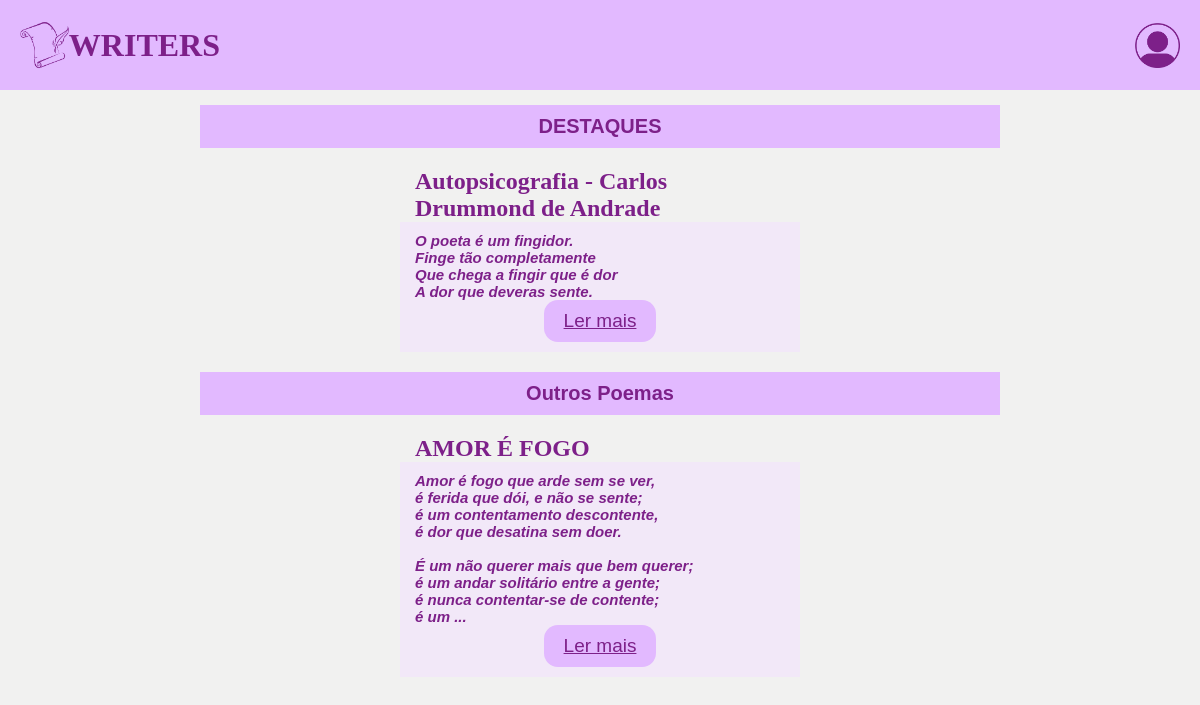
The page /poems/ on the database its author committed.
### writers/models.py (models this page shows, shortened)
class Poem(models.Model):
    title = models.CharField(max_length=100)
    mini_description = models.TextField(max_length=255)
    text = models.TextField(max_length=4000)
    is_published = models.BooleanField(default=True)
    author = models.ForeignKey(Author, on_delete=models.CASCADE)
    users = models.ManyToManyField(User, related_name='saved_poems', blank=True)
    saved = models.BooleanField(default=False)

class Author(models.Model):
    name = models.CharField(max_length=90)
    image = models.ImageField(upload_to='author/cover/%Y/%m/%d/', blank=True, default="")
    bio = models.CharField(max_length=300)
    death = models.CharField(max_length=300)
    date_birth = models.DateField(blank=False)
    date_death = models.DateField(blank=True, default=None)
    is_dead = models.BooleanField(default=False)
    is_poem_author = models.BooleanField(default=False)
    is_book_author = models.BooleanField(default=False)
    is_published = models.BooleanField(default=True)

### writers/views.py (the view)
# urls.py: path("poems/", views.poems, name="poems"),
def poems(request):
    last_poem = Poem.objects.last()
    poem = Poem.objects.all().exclude(id=last_poem.id)
    return render(request, 'writers/poems.html', {'page_title': 'Poems!',
     'poems': poem,
     'last_poem': last_poem,
     })

### writers/templates/writers/poems.html (shortened to what this page needs)
{% load static %}
<!DOCTYPE html>
<html lang="pt-BR">
<head>
</head>
{% include 'writers/partials/head.html' %}
<body>
    {% include 'writers/partials/header.html' %}
    <section class="poems-list">
        <div class="last">
            <h2 class="last-main-text">DESTAQUES</h2>
            <div class="last-poem">
                <div class="last-poem-title">
                    <h1>{{last_poem.title}} - {{last_poem.author.name}}</h1>
                </div>
                <div class="last-poem-content">
                    <h2>{{ last_poem.mini_description|linebreaksbr }}</h2>
                    <div class="poem-detail">
                        <a href="{% url 'writers:poem_detail' last_poem.id %}">Ler mais</a>
                    </div>
                </div>
            </div>
        </div>
        <div class="other-poems">
            <h2 class="last-main-text">Outros Poemas</h2>
            {% for poem in poems %}
            <div class="last-poem">
                <div class="last-poem-title">
                    <h1>{{poem.title}}</h1>
                </div>
                <div class="last-poem-content">
                    <h2>{{ poem.mini_description|linebreaksbr }}</h2>
                    <div class="poem-detail">
                        <a href="{% url 'writers:poem_detail' poem.id %}">Ler mais</a>
                    </div>
                </div>
            </div>
            {% endfor %}
        </div>
    </section>
</body>
</html>

### base_static/writers/css/styles.css (style rules this page uses)
* { margin: 0; padding: 0; box-sizing: border-box; color: var(--colorSecondary); font-family: 'Times New Roman', Times, serif; }
:root { --colorPrimary: #E2B9FF; --colorSecondary: #7D2089; --colorHover: #7d20898d; --colorHoverWhite:#f0f0f0; --colorWhite: #FFF; --colorWhiteLow: #F1F1F0; }
body { background-color: var(--colorWhiteLow); }
.poems-list { margin: 15px auto; min-width: 100px; max-width: 800px; }
.last-main-text { padding: 10px 24px ; background-color: #E2B9FF; font-family: Arial, Helvetica, sans-serif; font-size: 20px; text-align: center; }
.last-poem { margin: 20px auto; min-width: 100px; max-width: 400px; }
.last-poem-title { padding: 0 15px; }
.last-poem-content { padding: 10px 15px; background-color: #F2E8F8; }
.last-poem-content > h2 { font-family: Arial, Helvetica, sans-serif; font-style: italic; font-size: 15px; }
.poem-detail { display: flex; align-items: center; justify-content: center; width: 100%; }
.poem-detail > a { display: inline-block; font-family: Arial, Helvetica, sans-serif; font-size: 19px; padding: 10px 20px; margin: auto; text-align: center; border-radius: 14px; background-color: #E2B9FF; }

### rows shown on the page
Poem: title "Autopsicografia", author.name "Carlos Drummond de Andrade", mini_description "O poeta é um fingidor. Finge tão completamente Que chega a fingir que é dor A dor que deveras sente."
Poem: title "AMOR É FOGO", mini_description "Amor é fogo que arde sem se ver, é ferida que dói, e não se sente; é um contentamento descontente, é dor que desatina sem doer. É um não querer mais que bem querer; é um andar solitário entre a gente; é nunca contentar-se de contente; é um ..."
